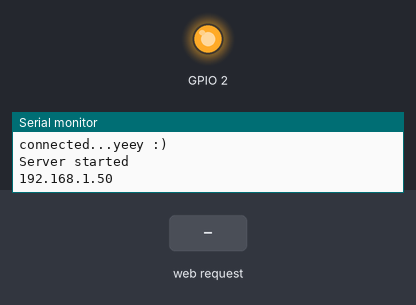
A sketch run on a simulated ESP8266 (NodeMCU). Parts: output pins drawn as LEDs (lit = HIGH, except the on-board LED, lit = LOW), the last lines printed to the serial monitor. The test bench sets the inputs (shaded band). WiFi joins after 1.5 s; servers stay silent unless stated.

Above: at 2.7 s.
2.8 s: HTTP request GET /gpio/1 received
At 3.5 s:
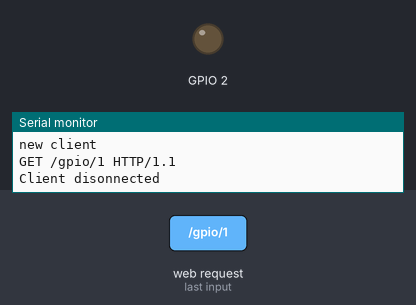
4.3 s: HTTP request GET /gpio/0 received
At 4.7 s:
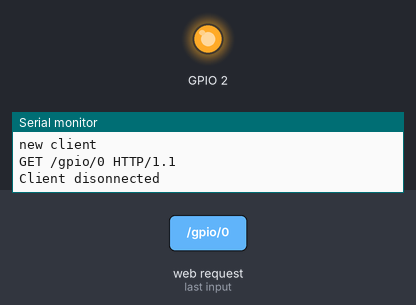
Timing chart, 0 to 7.3 s (numbered marks = the images above; inputs shaded):
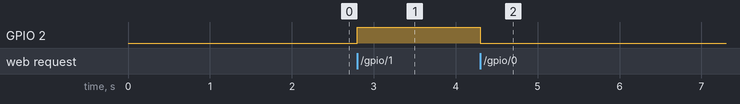

Measured:
- after the input at 2.8 s, GPIO 2: LOW → HIGH at once
- after the input at 4.3 s, GPIO 2: HIGH → LOW at once

The sketch:

ESP8266_AutoConnect.ino
```cpp
#include <ESP8266WiFi.h>          //https://github.com/esp8266/Arduino

//needed for library
#include <DNSServer.h>
#include <ESP8266WebServer.h>
#include <WiFiManager.h>          //https://github.com/tzapu/WiFiManager

//for LED status
#include <Ticker.h>
Ticker ticker;

// Create an instance of the server
// specify the port to listen on as an argument
WiFiServer server(80);

void tick()
{
  //toggle state
  int state = digitalRead(BUILTIN_LED);  // get the current state of GPIO1 pin
  digitalWrite(BUILTIN_LED, !state);     // set pin to the opposite state
}

//gets called when WiFiManager enters configuration mode
void configModeCallback (WiFiManager *myWiFiManager) {
  Serial.println("Entered config mode");
  Serial.println(WiFi.softAPIP());
  //if you used auto generated SSID, print it
  Serial.println(myWiFiManager->getConfigPortalSSID());
  //entered config mode, make led toggle faster
  ticker.attach(0.2, tick);
}

void setup() {
  // put your setup code here, to run once:
  Serial.begin(115200);

  //set led pin as output
  pinMode(BUILTIN_LED, OUTPUT);
  // start ticker with 0.5 because we start in AP mode and try to connect
  //ticker.attach(0.6, tick);

  //WiFiManager
  //Local intialization. Once its business is done, there is no need to keep it around
  WiFiManager wifiManager;
  //reset settings - for testing
  wifiManager.resetSettings();

  //set callback that gets called when connecting to previous WiFi fails, and enters Access Point mode
  wifiManager.setAPCallback(configModeCallback);

  //fetches ssid and pass and tries to connect
  //if it does not connect it starts an access point with the specified name
  //here  "AutoConnectAP"
  //and goes into a blocking loop awaiting configuration
  if (!wifiManager.autoConnect()) {
    Serial.println("failed to connect and hit timeout");
    //reset and try again, or maybe put it to deep sleep
    ESP.reset();
    delay(1000);
  }

  //if you get here you have connected to the WiFi
  Serial.println("connected...yeey :)");
  ticker.detach();
  //keep LED on
  digitalWrite(BUILTIN_LED, LOW);
  // Start the server
  server.begin();
  Serial.println("Server started");

  // Print the IP address
  Serial.println(WiFi.localIP());

}

void loop() {
  // Check if a client has connected
  WiFiClient client = server.available();
  if (!client) {
    return;
  }

  // Wait until the client sends some data
  Serial.println("new client");
  while(!client.available()){
    delay(1);
  }

  // Read the first line of the request
  String req = client.readStringUntil('\r');
  Serial.println(req);
  client.flush();

  // Match the request
  int val;
  if (req.indexOf("/gpio/0") != -1)
    val = LOW;
  else if (req.indexOf("/gpio/1") != -1)
    val = HIGH;
  else {
    Serial.println("invalid request");
    client.stop();
    return;
  }

  // Set GPIO2 according to the request
  digitalWrite(BUILTIN_LED, val);

  client.flush();

  // Prepare the response
  String s = "HTTP/1.1 200 OK\r\nContent-Type: text/html\r\n\r\n<!DOCTYPE HTML>\r\n<html>\r\nGPIO is now ";
  s += (val)?"high":"low";
  s += "</html>\n";

  // Send the response to the client
  client.print(s);
  delay(1);
  Serial.println("Client disonnected");

  // The client will actually be disconnected
  // when the function returns and 'client' object is detroyed

}
```
